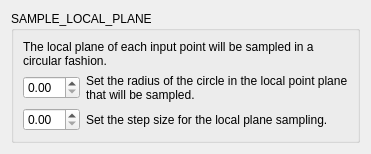
            <widget class="QWidget" name="page_3">
             <layout class="QVBoxLayout" name="verticalLayout_7">
              <item>
               <widget class="QGroupBox" name="groupBox_3">
                <property name="title">
                 <string>SAMPLE_LOCAL_PLANE</string>
                </property>
                <layout class="QVBoxLayout" name="verticalLayout_10">
                 <item>
                  <widget class="QLabel" name="label_4">
                   <property name="text">
                    <string>The local plane of each input point will be sampled in a circular fashion.</string>
                   </property>
                   <property name="wordWrap">
                    <bool>true</bool>
                   </property>
                  </widget>
                 </item>
                 <item>
                  <layout class="QGridLayout" name="gridLayout_5" columnstretch="0,1">
                   <item row="1" column="1">
                    <widget class="QLabel" name="label_8">
                     <property name="text">
                      <string>Set the step size for the local plane sampling.</string>
                     </property>
                     <property name="wordWrap">
                      <bool>true</bool>
                     </property>
                    </widget>
                   </item>
                   <item row="0" column="0">
                    <widget class="QDoubleSpinBox" name="doubleSpinBox_sampleRadius"/>
                   </item>
                   <item row="0" column="1">
                    <widget class="QLabel" name="label_7">
                     <property name="text">
                      <string>Set the radius of the circle in the local point plane that will be sampled.</string>
                     </property>
                     <property name="wordWrap">
                      <bool>true</bool>
                     </property>
                    </widget>
                   </item>
                   <item row="1" column="0">
                    <widget class="QDoubleSpinBox" name="doubleSpinBox_sampleStep"/>
                   </item>
                  </layout>
                 </item>
                 <item>
                  <spacer name="verticalSpacer_4">
                   <property name="orientation">
                    <enum>Qt::Vertical</enum>
                   </property>
                   <property name="sizeHint" stdset="0">
                    <size>
                     <width>20</width>
                     <height>0</height>
                    </size>
                   </property>
                  </spacer>
                 </item>
                </layout>
               </widget>
              </item>
             </layout>
            </widget>
